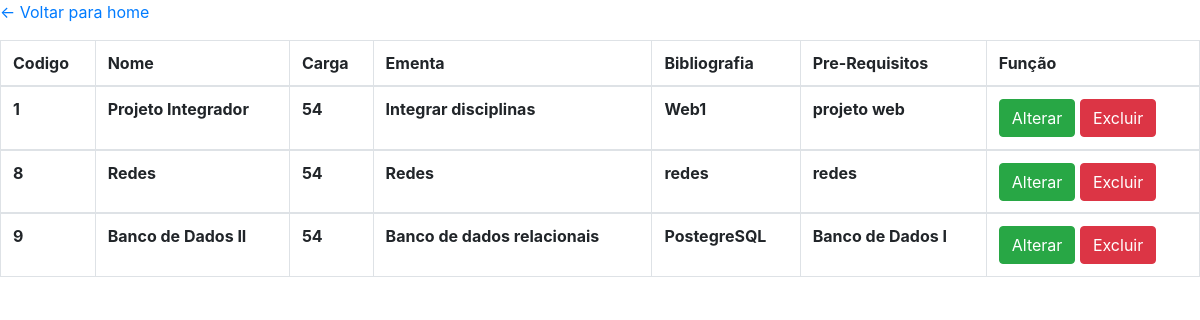
The app's page /listar-disci.php with its own data.
### tables this page shows
CREATE TABLE `cad_disciplina` (
  `cod` int(11) NOT NULL,
  `nome` varchar(30) NOT NULL,
  `carga` varchar(5) NOT NULL,
  `ementa` varchar(200) NOT NULL,
  `biblio` varchar(255) NOT NULL,
  `pre` varchar(100) NOT NULL
);

### listar-disci.php (the view, shortened to what this page needs)
<?php
	require 'conexao.php';
	$lista = $conexao->prepare("select * from cad_disciplina");
	$lista->execute();
	echo "<table class='table  table-hover table-bordered'>"
	  ."<thead>"
		 ."<tr>"
		 ."<th scope='col'>Codigo</th>"
		 ."<th scope='col'>Nome</th>"
		 ."<th scope='col'>Carga</th>"
		 ."<th scope='col'>Ementa</th>"
		 ."<th scope='col'>Bibliografia</th>"
		 ."<th scope='col'>Pre-Requisitos</th>"
		 ."<th scope='col'>Função</th>"
		 ."</tr>"
		 ."</thead>";
	$li = $lista->fetchAll(PDO::FETCH_OBJ);
	foreach ($li as $disc) {
		echo"<tbody>"
	  ."<tr>"
	  ."<th scope='row'>$disc->cod</th>"
	  ."<th scope='row'>$disc->nome</th>"
	  ."<th scope='row'>$disc->carga</th>"
	  ."<th scope='row'>$disc->ementa</th>"
	  ."<th scope='row'>$disc->biblio</th>"
	  ."<th scope='row'>$disc->pre</th>"
	  ."<td><a href='alterar-disci.php?cod=$disc->cod&nome=$disc->nome&carga=$disc->carga&ementa=$disc->ementa&biblio=$disc->biblio&pre=$disc->pre' class='btn btn-success'>Alterar</a>
	  <a href='excluir-disci.php?cod=$disc->cod&nome=$disc->nome&carga=$disc->carga&ementa=$disc->ementa&biblio=$disc->biblio&pre=$disc->pre' class='btn btn-danger'>Excluir</a>"
	  ."</tr>"
	  ."<tr>"
	  ."</tbody>";
	}
?>
<!DOCTYPE html>
	<html lang="en">
	<head>
	  <link rel="stylesheet" href="https://stackpath.bootstrapcdn.com/bootstrap/4.5.2/css/bootstrap.min.css">
	</head>
	<body>
	<p><a href="home.php"><- Voltar para home</a></p>
	</body>
	</html>

### records on screen
cad_disciplina: cod "1", nome "Projeto Integrador", carga "54", ementa "Integrar disciplinas", biblio "Web1", pre "projeto web"
cad_disciplina: cod "8", nome "Redes", carga "54", ementa "Redes", biblio "redes", pre "redes"
cad_disciplina: cod "9", nome "Banco de Dados II", carga "54", ementa "Banco de dados relacionais", biblio "PostegreSQL", pre "Banco de Dados I"
